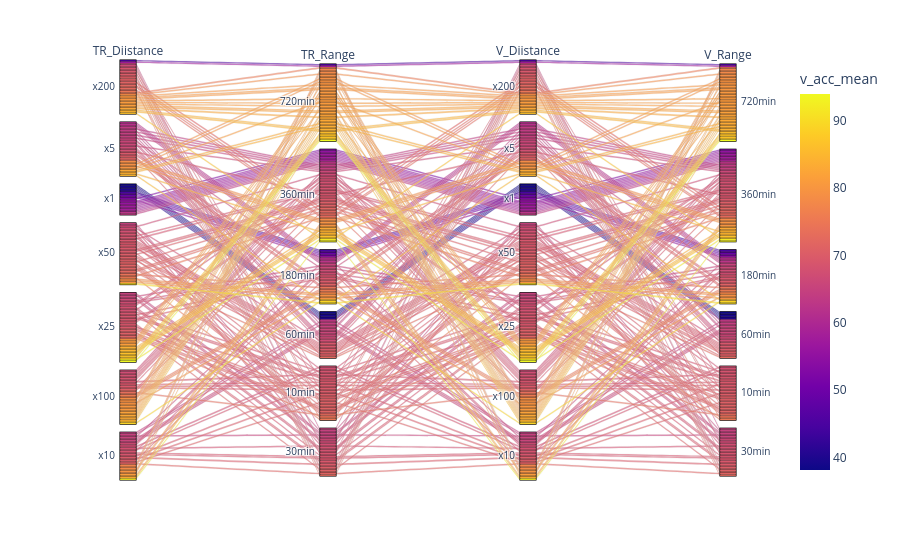

Notebook source saved alongside this figure:
### Code cell
grafico1 = px.parallel_categories(df, dimensions=['TR_Diistance', 'TR_Range','V_Diistance', 'V_Range'], color='v_acc_mean')
grafico1.show()

### Figure 1 — Plotly figure (JSON) as saved in the notebook; plotly's stock layout.template omitted (floating-point values rounded to 4 significant figures; data arrays with more than 128 entries replaced by an {"elided": "..."} marker saying what was removed)
{"data": [{"dimensions": [{"label": "TR_Diistance", "values": {"elided": "241 str values"}}, {"label": "TR_Range", "values": {"elided": "241 str values"}}, {"label": "V_Diistance", "values": {"elided": "241 str values"}}, {"label": "V_Range", "values": {"elided": "241 str values"}}], "domain": {"x": [0, 1], "y": [0, 1]}, "line": {"color": {"elided": "241 float values"}, "coloraxis": "coloraxis"}, "name": "", "type": "parcats"}], "layout": {"coloraxis": {"colorbar": {"title": {"text": "v_acc_mean"}}, "colorscale": [[0, "#0d0887"], [0.1111, "#46039f"], [0.2222, "#7201a8"], [0.3333, "#9c179e"], [0.4444, "#bd3786"], [0.5556, "#d8576b"], [0.6667, "#ed7953"], [0.7778, "#fb9f3a"], [0.8889, "#fdca26"], [1, "#f0f921"]]}, "legend": {"tracegroupgap": 0}, "margin": {"t": 60}}}
